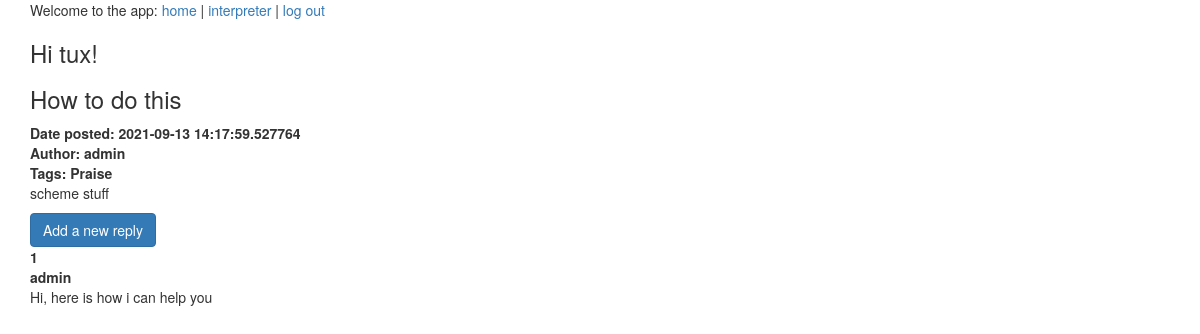
Page /postpage/1 (signed in) on the committed database.
### schemeinterp/models.py (models this page shows, shortened)
class User(db.Model, UserMixin):
    id = db.Column(db.Integer, primary_key=True)
    username = db.Column(db.String(50), unique=True)
    password = db.Column(db.String(256))
    email = db.Column(db.String(120), index=True, unique=True)
    date_created = db.Column(db.DateTime, default=datetime.now())
    posts = db.relationship(
        "Post", backref="user", lazy="joined"
    )  # ONE TO MANY relship
    replies = db.relationship("Reply", backref="user", lazy="joined")
    tags = db.relationship("Tag", backref="user", lazy="joined")  # ONE TO MANY relship

class Post(db.Model):
    id = db.Column(db.Integer, primary_key=True)
    name = db.Column(db.String(256))
    description = db.Column(db.String(256))
    tdate = db.Column(db.DateTime)
    user_id = db.Column(db.Integer, db.ForeignKey("user.id"))
    tags = db.relationship("Tag", backref="posts", lazy=True)
    replies = db.relationship("Reply", backref="reply", lazy=True)

class Tag(db.Model):
    id = db.Column(db.Integer, primary_key=True)
    name = db.Column(db.String(256))
    user_id = db.Column(
        db.Integer, db.ForeignKey("user.id")
    )  # Which user did this tag belong to?
    post_id = db.Column(db.Integer, db.ForeignKey("post.id"))

class Reply(db.Model):
    id = db.Column(db.Integer, primary_key=True)
    reply_content = db.Column(db.String(500))
    post_id = db.Column(db.Integer, db.ForeignKey("post.id"))
    user_id = db.Column(db.Integer, db.ForeignKey("user.id"))

### schemeinterp/views.py (the view)
@app.route("/postpage/<int:post_id>", methods=["GET"])
@login_required
def viewpost(post_id):
    post = Post.query.filter_by(id=post_id).first()
    user = User.query.filter_by(id=post.user_id).first().username
    user_replies = []
    for i in range(len(post.replies)):
        user_replies.append(
            User.query.filter_by(id=post.replies[i].user_id).first().username
        )
    return render_template(
        "postpage.html", post=post, username=user, user_replies=user_replies
    )

### schemeinterp/models.py (called while the page is built)
@login.user_loader
def load_user(user_id):
    return User.query.get(int(user_id))

### schemeinterp/templates/postpage.html
{% extends "template.html" %}
{% block content %}
<div class="container">
  {% if current_user.is_authenticated %}
    <h3>Hi {{ current_user.username }}!</h3>
  {% endif %}
  <h3>{{post.name}}</h3>
  <table>
    <tr>
      <th>Date posted: {{post.tdate}}</th>
    </tr>
    <tr>
      <th>Author: {{username}}</th>
    </tr>
    <tr>
      <th>Tags:
         {% for tag in post.tags %}
         {{tag.name}}
         {% endfor %}
      </th>
    </tr>
  </table>
  <p>{{post.description}}</p>
  {% for reply in range(post.replies|length) %}
    <table>
      <tr>
        <th>{{reply + 1}}</th>
      </tr>
      <tr>
        <th>{{user_replies[reply]}}</th>
      </tr>
      <tr>
        <td>{{post.replies[reply].reply_content}}</td>
      </tr>
  {% endfor %}
  <form action="/replyform/{{post.id}}">
  <input type="Submit" value="Add a new reply" class="btn btn-primary" >
  </form>
{% endblock %}

### rows in the picture
User: username "tux"
Post: name "How to do this", tdate "2021-09-13 14:17:59.527764", description "scheme stuff"
User: username "admin", username "admin"
Tag: name "Praise"
Reply: reply_content "Hi, here is how i can help you"

### other values in the picture
{{ reply + 1 }} "1"
